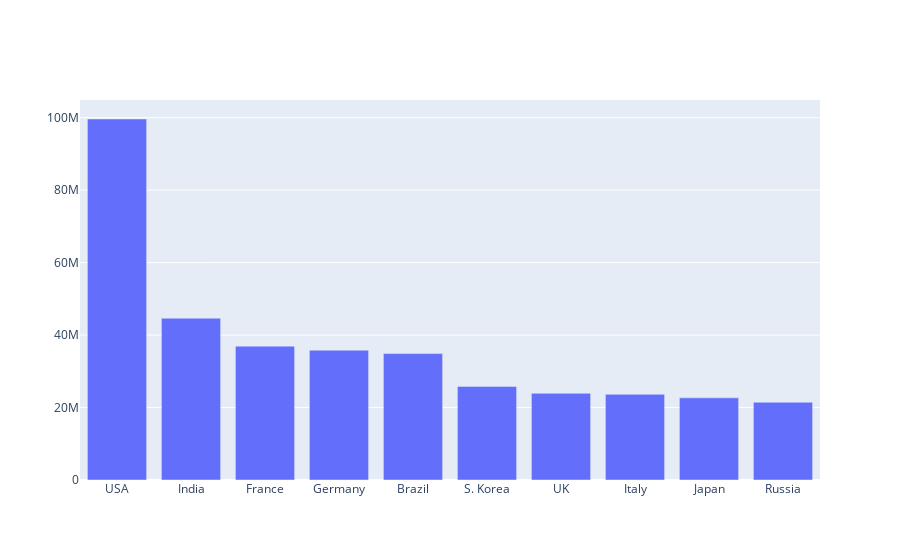

Notebook source saved alongside this figure:
### Code cell
import plotly.graph_objects as go

fig = go.Figure([go.Bar(x=country , y=totalCases)])
fig.show()

### Figure 1 — Plotly figure (JSON) as saved in the notebook; plotly's stock layout.template omitted (floating-point values rounded to 4 significant figures)
{"data": [{"type": "bar", "x": ["USA", "India", "France", "Germany", "Brazil", "S. Korea", "UK", "Italy", "Japan", "Russia"], "y": [99639207, 44660579, 36946904, 35823771, 34892134, 25838239, 23930041, 23642011, 22674944, 21463850]}], "layout": {}}
